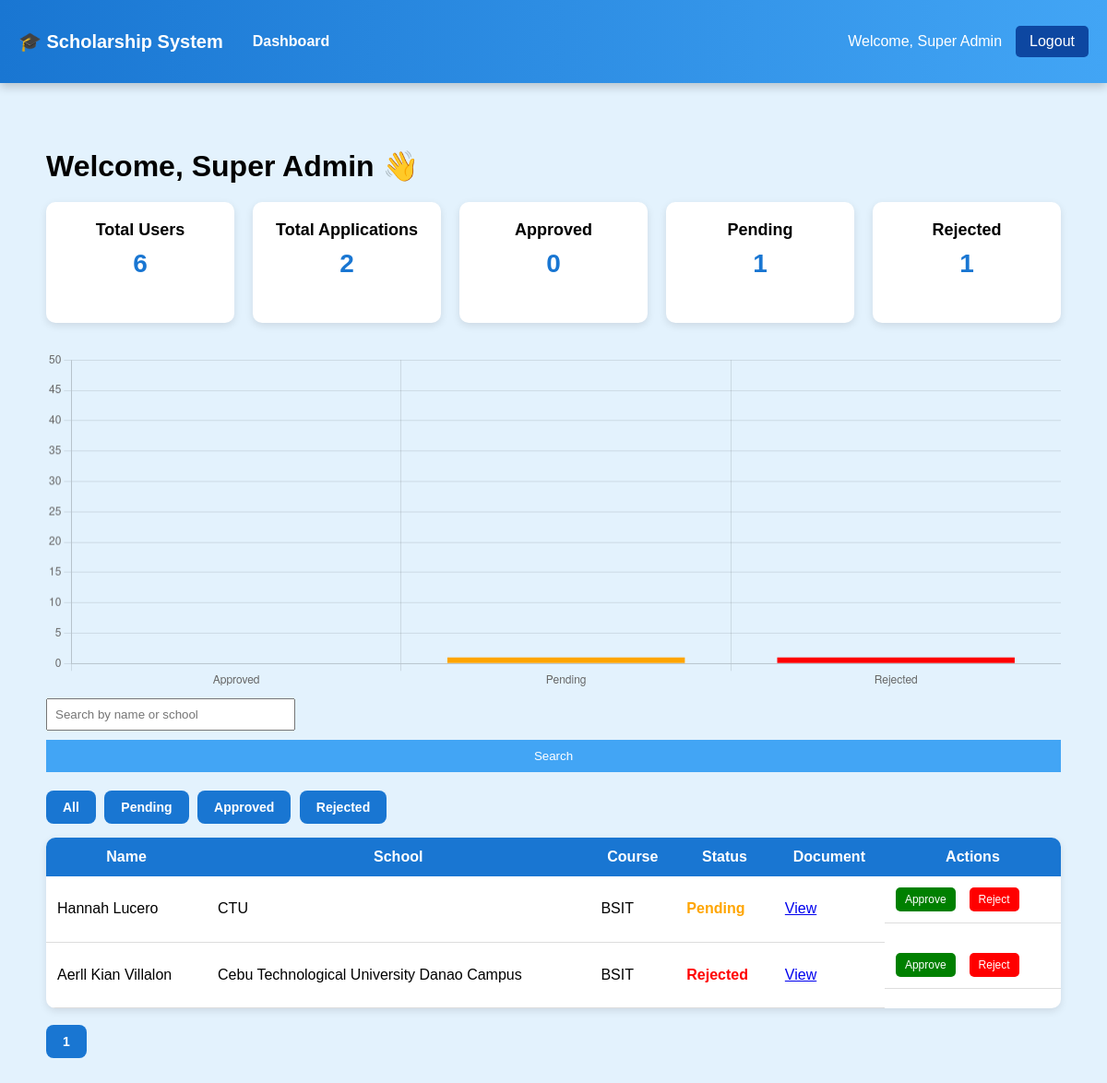
The app's page /reviewer_dashboard.php (signed in) with its own data.
### tables this page shows
CREATE TABLE `applications` (
  `id` int(11) NOT NULL,
  `user_id` int(11) DEFAULT NULL,
  `fullname` varchar(100) DEFAULT NULL,
  `contact` varchar(50) DEFAULT NULL,
  `email` varchar(100) DEFAULT NULL,
  `address` text DEFAULT NULL,
  `school` varchar(100) DEFAULT NULL,
  `course` varchar(100) DEFAULT NULL,
  `year_level` varchar(20) DEFAULT NULL,
  `gpa` varchar(10) DEFAULT NULL,
  `parent_occupation` varchar(100) DEFAULT NULL,
  `family_income` varchar(50) DEFAULT NULL,
  `essay` text DEFAULT NULL,
  `goals` text DEFAULT NULL,
  `document` varchar(255) DEFAULT NULL,
  `created_at` timestamp NOT NULL DEFAULT current_timestamp(),
  `status` varchar(20) NOT NULL DEFAULT 'Pending'
);

### reviewer_dashboard.php (the view, shortened to what this page needs)
<?php
$conn = new mysqli("localhost", "root", "", "scholarship_db");
$search = isset($_GET['search']) ? $_GET['search'] : "";
$statusFilter = isset($_GET['status']) ? $_GET['status'] : "";
$whereStatus = "";
$limit = 5;
$page = isset($_GET['page']) ? intval($_GET['page']) : 1;
$start = ($page - 1) * $limit;
$totalQuery = $conn->query("
    SELECT COUNT(*) as count FROM applications
    WHERE (fullname LIKE '%$search%' OR school LIKE '%$search%')
    $whereStatus
");
$totalRows = $totalQuery->fetch_assoc()['count'];
$totalPages = ceil($totalRows / $limit);
$applications = $conn->query("
    SELECT * FROM applications
    WHERE (fullname LIKE '%$search%' OR school LIKE '%$search%')
    $whereStatus
    ORDER BY created_at DESC
    LIMIT $start, $limit
");
$totalUsers = $conn->query("SELECT COUNT(*) as count FROM users")->fetch_assoc()['count'];
$totalApplications = $conn->query("SELECT COUNT(*) as count FROM applications")->fetch_assoc()['count'];
$approvedCount = $conn->query("SELECT COUNT(*) as count FROM applications WHERE status='Approved'")->fetch_assoc()['count'];
$pendingCount = $conn->query("SELECT COUNT(*) as count FROM applications WHERE status='Pending'")->fetch_assoc()['count'];
$rejectedCount = $conn->query("SELECT COUNT(*) as count FROM applications WHERE status='Rejected'")->fetch_assoc()['count'];
?>
<!DOCTYPE html>
<html>
<head>
    <link rel="stylesheet" href="style.css">
</head>
<body>
<div class="topnav">
    <div class="nav-left">
        <h2>🎓 Scholarship System</h2>
        <a href="admin_dashboard.php">Dashboard</a>
    </div>
    <div class="nav-right">
        <span>Welcome, <?php echo $_SESSION['fullname']; ?></span>
        <a href="logout.php" class="logout-btn">Logout</a>
    </div>
</div>
<div class="main">
    <h1>Welcome, <?php echo $_SESSION['fullname']; ?> 👋</h1>
    <div class="cards">
        <div class="card">
            <h3>Total Users</h3>
            <p><?php echo $totalUsers; ?></p>
        </div>
        <div class="card">
            <h3>Total Applications</h3>
            <p><?php echo $totalApplications; ?></p>
        </div>
        <div class="card">
            <h3>Approved</h3>
            <p><?php echo $approvedCount; ?></p>
        </div>
        <div class="card">
            <h3>Pending</h3>
            <p><?php echo $pendingCount; ?></p>
        </div>
        <div class="card">
            <h3>Rejected</h3>
            <p><?php echo $rejectedCount; ?></p>
        </div>
    </div>
    <canvas id="appChart" height="100"></canvas>
    <script>
new Chart(document.getElementById("appChart"), {
    type: 'bar',
    data: {
        labels: ["Approved", "Pending", "Rejected"],
        datasets: [{
            label: "Applications",
            data: [
                <?php echo (int)$approvedCount; ?>,
                <?php echo (int)$pendingCount; ?>,
                <?php echo (int)$rejectedCount; ?>
            ],
            backgroundColor: ["green", "orange", "red"]
        }]
    },
    options: {
        animation: { duration: 1500, easing: 'easeOutBounce' },
        scales: {
            y: {
                beginAtZero: true,
                suggestedMax: 50,
                ticks: { precision: 0 }
            }
        },
        plugins: { legend: { display: false } }
    }
});
    </script>
    <form class="search-box" method="GET">
        <input type="text" name="search" placeholder="Search by name or school" value="<?php echo $search; ?>">
        <button type="submit">Search</button>
    </form>
    <div class="filters">
        <a class="btn" href="?">All</a>
        <a class="btn" href="?status=Pending">Pending</a>
        <a class="btn" href="?status=Approved">Approved</a>
        <a class="btn" href="?status=Rejected">Rejected</a>
    </div>
    <table>
        <tr>
            <th>Name</th>
            <th>School</th>
            <th>Course</th>
            <th>Status</th>
            <th>Document</th>
            <th>Actions</th>
        </tr>
        <?php while($row = $applications->fetch_assoc()): ?>
        <tr>
            <td><?php echo $row['fullname']; ?></td>
            <td><?php echo $row['school']; ?></td>
            <td><?php echo $row['course']; ?></td>
            <td class="status-<?php echo strtolower($row['status']); ?>"><?php echo $row['status']; ?></td>
            <td>
                <?php if($row['document']): ?>
                    <a href="uploads/<?php echo $row['document']; ?>" target="_blank">View</a>
                <?php else: ?>
                    No File
                <?php endif; ?>
            </td>
            <td class="actions">
                <a class="approve" href="?approve=<?php echo $row['id']; ?>">Approve</a>
                <a class="reject" href="?reject=<?php echo $row['id']; ?>">Reject</a>
            </td>
        </tr>
        <?php endwhile; ?>
    </table>
    <br>
    <?php for($i=1; $i<=$totalPages; $i++): ?>
        <a class="btn" href="?page=<?php echo $i; ?>&search=<?php echo $search; ?>&status=<?php echo $statusFilter; ?>">
            <?php echo $i; ?>
        </a>
    <?php endfor; ?>
</div>
</body>
</html>

### style.css (style rules this page uses)
body { font-family: Arial; margin: 0; background: #e3f2fd; }
.btn { background: #64b5f6; padding: 10px 20px; color: white; text-decoration: none; border-radius: 5px; }
input { width: 100%; padding: 10px; margin: 10px 0; }
button { width: 100%; padding: 10px; background: #42a5f5; color: white; border: none; }
.btn { display: inline-block; padding: 10px 20px; background: #1976d2; color: white; text-decoration: none; border-radius: 5px; }
.cards { display: flex; gap: 20px; margin-bottom: 30px; }
.card { background: white; padding: 20px; flex: 1; border-radius: 10px; box-shadow: 0 3px 8px rgba(0,0,0,0.1); text-align: center; }
.card h3 { margin: 0; font-size: 18px; }
.card p { font-size: 28px; font-weight: bold; margin-top: 10px; color: #1976d2; }
table { width: 100%; background: white; border-collapse: collapse; border-radius: 10px; overflow: hidden; box-shadow: 0 3px 8px rgba(0,0,0,0.1); }
table th { background: #1976d2; color: white; padding: 12px; }
table td { padding: 12px; border-bottom: 1px solid #ddd; }
.status-pending { color: orange; font-weight: bold; }
.status-rejected { color: red; font-weight: bold; }
.actions a { padding: 6px 10px; border-radius: 5px; font-size: 12px; text-decoration: none; color: white; margin-right: 5px; }
.approve { background: green; }
.reject { background: red; }
.search-box { margin-bottom: 20px; }
.search-box input { width: 250px; padding: 8px; }
.main h1 { margin-bottom: 20px; }
.filters { margin-bottom: 15px; }
.filters a { margin-right: 5px; }
.topnav { width: 100%; max-width: 100vw; background: linear-gradient(90deg, #1976d2, #42a5f5); color: white; display: flex; justify-content: space-between; align-items: center; padding: 0 20px; height: 90px; box-shadow: 0 4px 10px rgba(0,0,0,0.2); position: fixed; top: 0; left: 0; z-index: 1000; box-sizing: border-box; }
.nav-left { display: flex; align-items: center; gap: 20px; }
.nav-left h2 { margin: 0; font-size: 20px; }
.nav-left a { color: white; text-decoration: none; font-weight: bold; padding: 8px 12px; border-radius: 5px; transition: 0.3s; }
.nav-right { display: flex; align-items: center; gap: 15px; }
.logout-btn { background: #0d47a1; padding: 8px 15px; border-radius: 5px; color: white; text-decoration: none; transition: 0.3s; }
.main { margin-top: 90px; padding: 50px; }
.actions { margin-bottom: 20px; display: flex; gap: 10px; flex-wrap: wrap; }
.btn { display: inline-block; padding: 10px 18px; border-radius: 8px; font-weight: 600; text-decoration: none; font-size: 14px; transition: all 0.3s ease; }

### records on screen
applications: fullname "Hannah Lucero", school "CTU", course "BSIT", status "Pending"
applications: fullname "Aerll Kian Villalon", school "Cebu Technological University Danao Campus", course "BSIT", status "Rejected"

### other values on screen
$_SESSION['fullname'] "Super Admin"
$totalUsers "6"
$totalApplications "2"
$approvedCount "0"
$pendingCount "1"
$rejectedCount "1"
chart data {{ $approvedCount }} 0
chart data {{ $pendingCount }} 1
chart data {{ $rejectedCount }} 1
